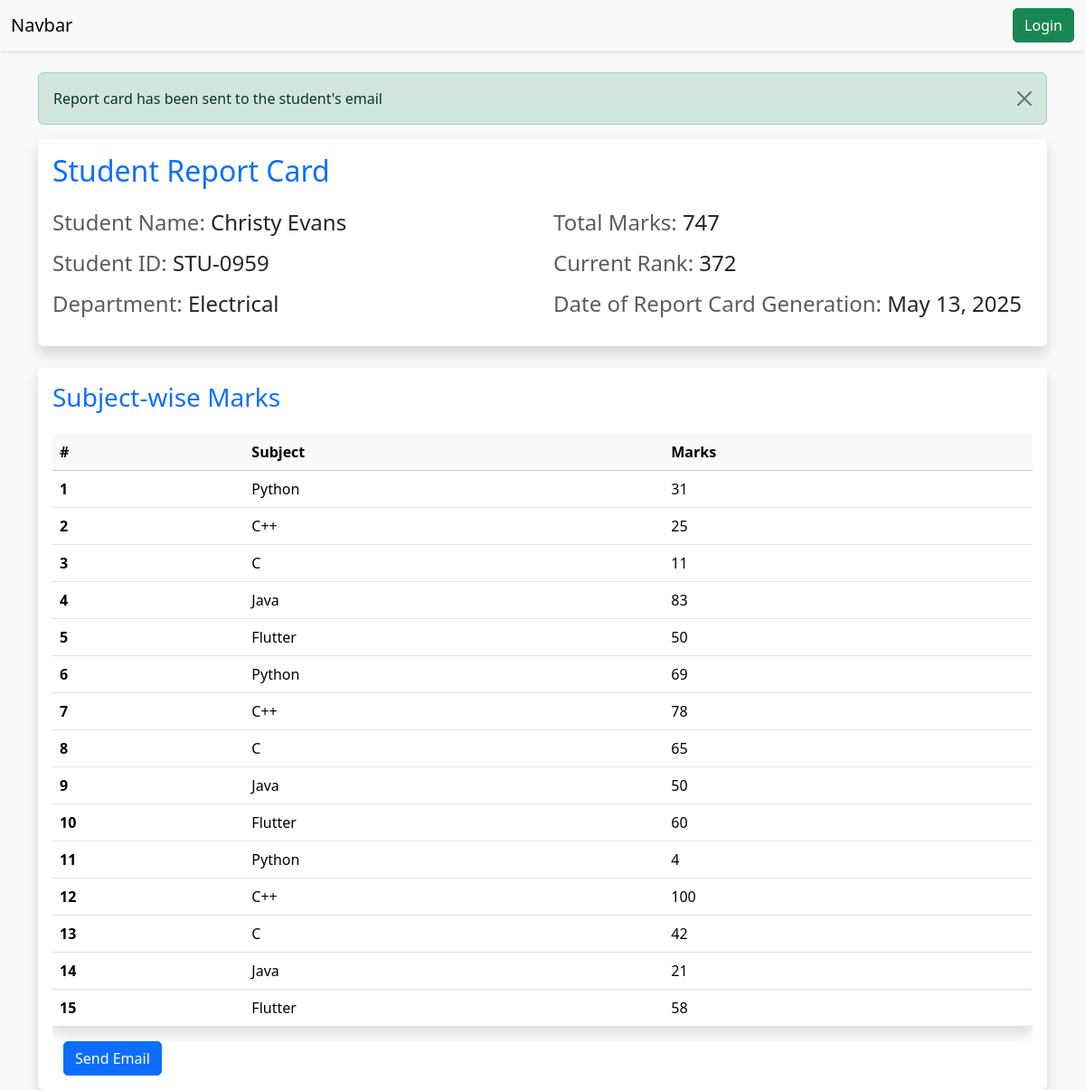
Before: /send_email/?student_id=STU-0959 with the older database file.
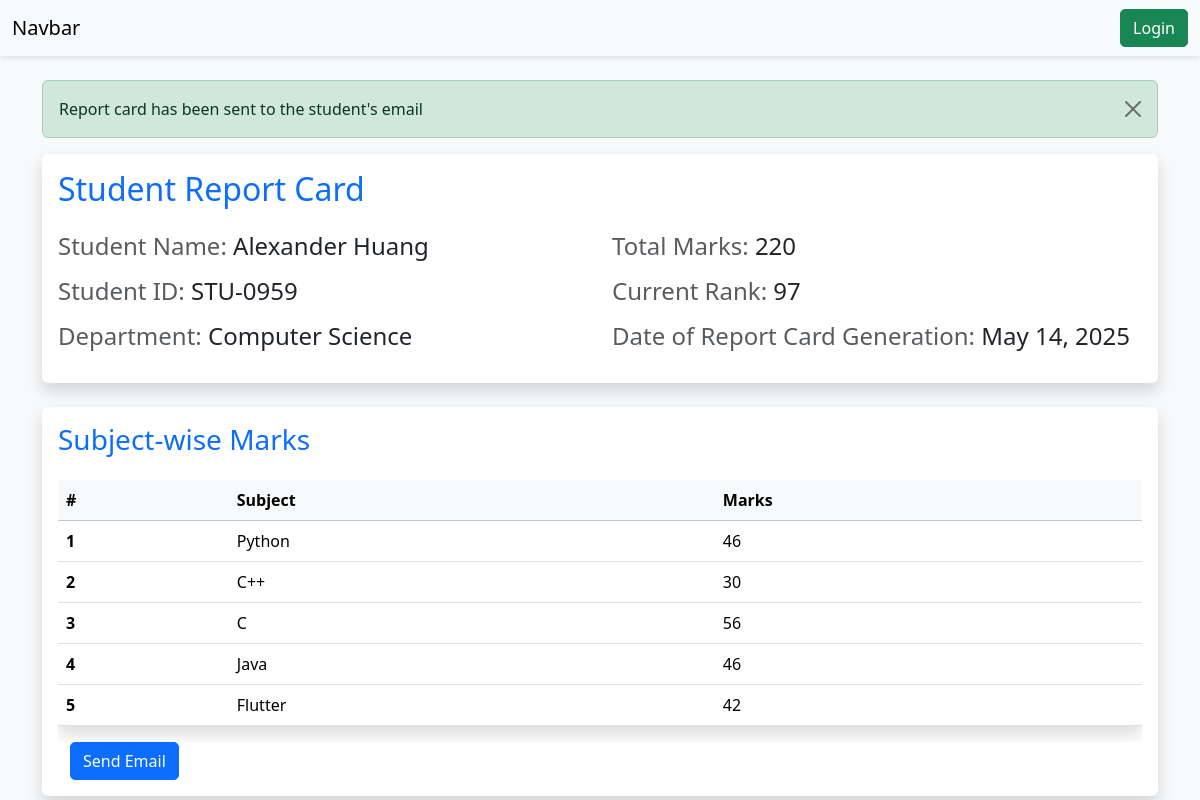
After: the same page with the newer database file.
### vege/models.py (models this page shows, shortened)
class Student(models.Model):
    department=models.ForeignKey(Department,related_name='depart',on_delete=models.SET_NULL,null=True)
    student_id=models.OneToOneField(StudentID,related_name='studentid',on_delete=models.SET_NULL,null=True)
    student_name=models.CharField(max_length=100)
    student_email=models.EmailField(unique=True)
    student_age=models.IntegerField()
    student_address=models.TextField()
    is_fake = models.BooleanField(default=False)
    is_deleted=models.BooleanField(default=False)
    objects=StudentManager()
    admin_objects=models.Manager()
    class Meta:
        ordering=['student_name']
        verbose_name='student'

class StudentID(models.Model):
    student_id=models.CharField(max_length=100)

class Department(models.Model):
    department=models.CharField(max_length=100)
    class Meta:
        ordering=['department']

class ReportCard(models.Model):
    student=models.ForeignKey(Student,related_name='reportcard_set', on_delete=models.CASCADE)
    student_rank=models.IntegerField()
    date_of_report_card_generation=models.DateField(auto_now_add=True)
    total_marks=models.IntegerField(default=0)
    class Meta:
        unique_together=['student', 'date_of_report_card_generation']
        ordering = ['-date_of_report_card_generation', 'student_rank']

class SubjectMarks(models.Model):
    student=models.ForeignKey(Student,related_name='studentmarks', on_delete=models.CASCADE)
    subject=models.ForeignKey(Subject, on_delete=models.CASCADE)
    marks=models.IntegerField()
    class Meta:
        unique_together=['student','subject']

class Subject(models.Model):
    subject_name=models.CharField(max_length=100)

### vege/views.py (the view)
# urls.py: path('send_email/', send_email, name='send_email'),
def send_email(request):
    student_id = request.GET.get('student_id')
    queryset = SubjectMarks.objects.filter(student__student_id__student_id=student_id)
    total_marks = queryset.aggregate(total_marks=Sum('marks'))
    current_rank = queryset.first().student.reportcard_set.first().student_rank
    date_of_report_card_generation = queryset.first().student.reportcard_set.first().date_of_report_card_generation
    student = queryset.first().student
    try:
        send_email_to_client(
            student=student,
            marks=queryset,
            total_marks=total_marks,
            current_rank=current_rank
        )
        messages.success(request, 'Report card has been sent to the student\'s email')
    except Exception as e:
        messages.error(request, f'Failed to send email: {str(e)}')
    context = {
        'marks': queryset,
        'total_marks': total_marks,
        'student': student,
        'current_rank': current_rank,
        'date_of_report_card_generation': date_of_report_card_generation
    }
    return render(request, 'report/see_marks.html', context)

### home/utils.py (called while the page is built)
def send_email_to_client(student=None, marks=None, total_marks=None, current_rank=None):
    subject = "Here is the Report Card"
    message = f"""
Dear {student.student_name},

Here is your report card:

Student ID: {student.student_id.student_id}
Department: {student.department.department}
Email: {student.student_email}

Subject-wise Marks:
"""
    for mark in marks:
        message += f"\n{mark.subject.subject_name}: {mark.marks}"
    message += f"""

Total Marks: {total_marks['total_marks']}
Current Rank: {current_rank}

Best regards,
School Administration
"""
    from_email = settings.EMAIL_HOST_USER
    recipient_list = ["milankumawat01@gmail.com"]  # Send to student's email
    send_mail(subject, message, from_email, recipient_list)

### vege/templates/report/see_marks.html
{% extends 'base.html' %}
{% block content %}
<div class="container mt-4">
    {% if messages %}
    <div class="messages">
        {% for message in messages %}
        <div class="alert alert-{{ message.tags }} alert-dismissible fade show" role="alert">
            {{ message }}
            <button type="button" class="btn-close" data-bs-dismiss="alert" aria-label="Close"></button>
        </div>
        {% endfor %}
    </div>
    {% endif %}
    <div class="card mb-4">
        <div class="card-body">
            <h2 class="card-title text-primary mb-4">Student Report Card</h2>
            <div class="row">
                <div class="col-md-6">
                    <h4 class="mb-3"><span class="text-muted">Student Name:</span> {{student.student_name}}</h4>
                    <h4 class="mb-3"><span class="text-muted">Student ID:</span> {{student.student_id.student_id}}</h4>                    <h4 class="mb-3"><span class="text-muted">Department:</span> {{student.department.department}}</h4>
                </div>
                <div class="col-md-6">
                    <h4 class="mb-3"><span class="text-muted">Total Marks:</span> {{total_marks.total_marks}}</h4>
                    <h4 class="mb-3"><span class="text-muted">Current Rank:</span> {{current_rank}}</h4>
                    <h4 class="mb-3"><span class="text-muted">Date of Report Card Generation:</span> {{date_of_report_card_generation}}</h4>
                </div>
            </div>
        </div>
    </div>
    <div class="card">
        <div class="card-body">
            <h3 class="card-title text-primary mb-4">Subject-wise Marks</h3>
            <div class="table-responsive">
                <table class="table table-hover">
                    <thead class="table-light">
                        <tr>
                            <th scope="col">#</th>
                            <th scope="col">Subject</th>
                            <th scope="col">Marks</th>
                        </tr>
                    </thead>
                    <tbody>
                        {% for mark in marks %}
                        <tr>
                            <th scope="row">{{forloop.counter}}</th>
                            <td>{{mark.subject.subject_name}}</td>
                            <td>{{mark.marks}}</td>
                        </tr>
                        {% endfor %}
                    </tbody>
                </table>
            </div>
            <div class="container">
                <a href="{% url 'send_email' %}?student_id={{student.student_id.student_id}}" class="btn btn-primary">Send Email</a>
            </div>
        </div>
    </div>
</div>
{% endblock %}

Changed rows visible on the page:
removed Student: student_name "Christy Evans", student_id.student_id "STU-0959", department.department "Electrical"
removed ReportCard: date_of_report_card_generation "May 13, 2025"
removed SubjectMarks: subject.subject_name "Python", marks "31"
removed SubjectMarks: subject.subject_name "C++", marks "25"
removed SubjectMarks: subject.subject_name "C", marks "11"
removed SubjectMarks: subject.subject_name "Java", marks "83"
removed SubjectMarks: subject.subject_name "Flutter", marks "50"
removed SubjectMarks: subject.subject_name "Python", marks "69"
removed SubjectMarks: subject.subject_name "C++", marks "78"
removed SubjectMarks: subject.subject_name "C", marks "65"
removed SubjectMarks: subject.subject_name "Java", marks "50"
removed SubjectMarks: subject.subject_name "Flutter", marks "60"
removed SubjectMarks: subject.subject_name "Python", marks "4"
removed SubjectMarks: subject.subject_name "C++", marks "100"
removed SubjectMarks: subject.subject_name "C", marks "42"
removed SubjectMarks: subject.subject_name "Java", marks "21"
removed SubjectMarks: subject.subject_name "Flutter", marks "58"
added Student: student_name "Alexander Huang", student_id.student_id "STU-0959", department.department "Computer Science"
added ReportCard: date_of_report_card_generation "May 14, 2025"
added SubjectMarks: subject.subject_name "Python", marks "46"
added SubjectMarks: subject.subject_name "C++", marks "30"
added SubjectMarks: subject.subject_name "C", marks "56"
added SubjectMarks: subject.subject_name "Java", marks "46"
added SubjectMarks: subject.subject_name "Flutter", marks "42"
Other visible differences:
{{ total_marks.total_marks }}: "747" → "220"
{{ current_rank }}: "372" → "97"
